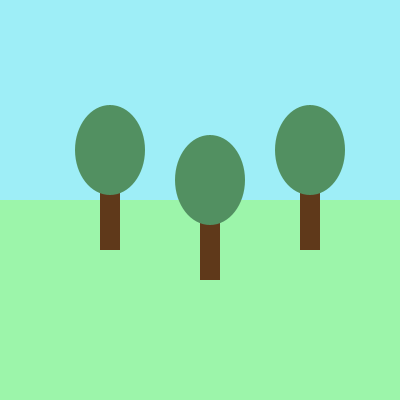
Frame 1 (no input)
Frame 60 (the mouse pressed at the canvas centre just before this capture): identical to frame 1, image omitted
Frame 120 (the mouse held since frame 60 and released just before this capture): identical to frame 1, image omitted

The Processing sketch that drew this single still picture (run headless with seeded random() and noise(); from frame 60 on, the mouse is pressed at the canvas centre):

// Processing sketch: Trees
// ── Trees.pde
void setup()
{
  size(400, 400);
  noStroke();
}
 
void draw()
{
  color skyColour    = color(158, 238, 247);
  color groundColour = color(156, 245, 170);
  color leafColour   = color(82, 144, 97);
  color trunkColour  = color(95, 57, 26);
 
  background(skyColour);
  fill(groundColour);
  rect(0, height/2, width, height/2);
 
  float treeX = 100;
  float treeY = 180;
 
  // Draw first tree
  fill(trunkColour);
  rect(treeX, treeY, 20, 70);
  fill(leafColour);
  ellipse(treeX+10, treeY-30, 70, 90);
 
  // Draw second tree to the right and down a bit
  treeX = treeX + 100;
  treeY = treeY + 30;
  fill(trunkColour);
  rect(treeX, treeY, 20, 70);
  fill(leafColour);
  ellipse(treeX+10, treeY-30, 70, 90);
 
  // Draw third tree to the right and up a bit
  treeX = treeX + 100;
  treeY = treeY - 30;
  fill(trunkColour);
  rect(treeX, treeY, 20, 70);
  fill(leafColour);
  ellipse(treeX+10, treeY-30, 70, 90);
}
